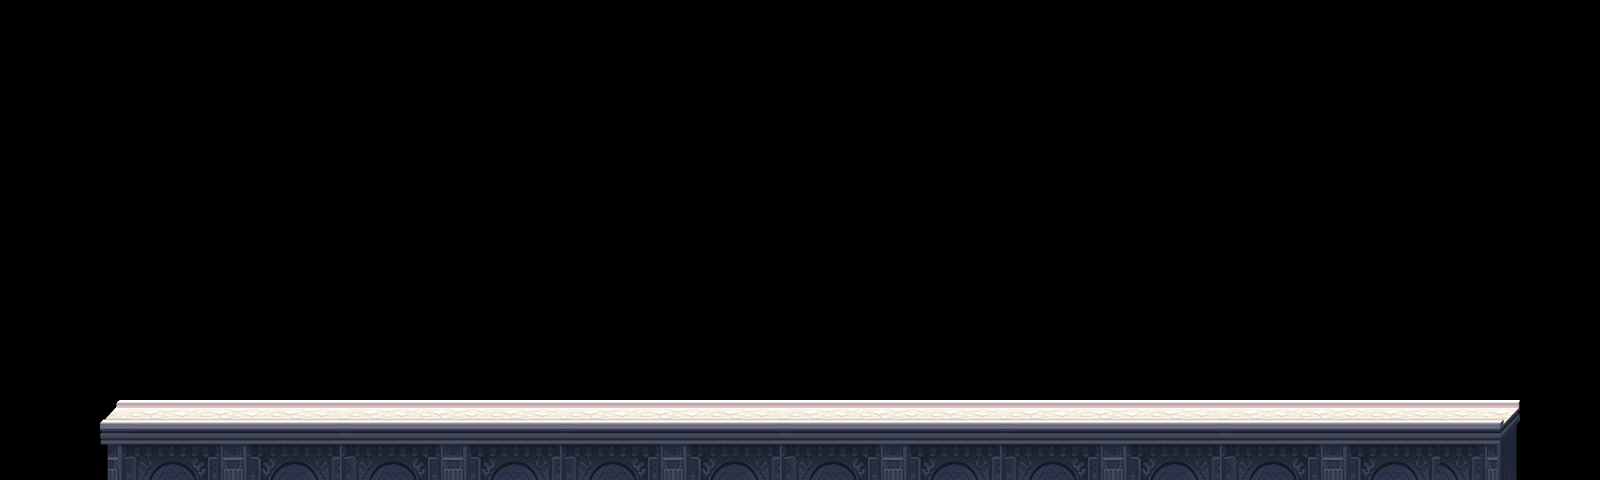

This is a level from a 2D game, rendered from its Tiled map with the project's own tilesets. A one-line summary and the map file follow, with tile-layer data summarised:
An orthogonal 80x12 tile map with 20x40 px tiles, 1 tile layer (块层 1) and 24 objects (12x 6, 5x 7, 4x 4, 13, 8).

<map version="1.0" orientation="orthogonal" width="80" height="12" tilewidth="20" tileheight="40">
 <tileset firstgid="1" name="road" tilewidth="20" tileheight="40">
  <image source="road.png" width="280" height="188" />
 </tileset>
 <layer name="块层 1" width="80" height="12">
  <data>[960 cells, 142 non-empty, 28 distinct tile ids]</data>
 </layer>
 <objectgroup name="collision" width="80" height="12">
  <object x="108" y="415" width="1404" height="67" />
 </objectgroup>
 <objectgroup name="items" width="80" height="12">
  <object type="4" x="612" y="320" />
  <object type="4" x="580" y="355" />
  <object type="4" x="648" y="355" />
  <object type="4" x="612" y="392" />
  <object type="6" x="1308" y="300" />
  <object type="6" x="1280" y="334" />
  <object type="6" x="1337" y="336" />
  <object type="6" x="1309" y="366" />
  <object type="7" x="1515" y="344" />
  <object type="7" x="1483" y="315" />
  <object type="7" x="1541" y="315" />
  <object type="7" x="1513" y="280" />
  <object type="13" x="280" y="320" />
  <object type="6" x="797" y="356" />
  <object type="6" x="768" y="320" />
  <object type="6" x="769" y="386" />
  <object type="6" x="740" y="354" />
  <object type="6" x="957" y="356" />
  <object type="6" x="928" y="320" />
  <object type="6" x="929" y="386" />
  <object type="6" x="900" y="354" />
 </objectgroup>
 <objectgroup name="enemy" width="80" height="12">
  <object type="7" x="460" y="360" />
  <object type="8" x="1060" y="240" />
 </objectgroup>
 <objectgroup name="up" width="80" height="12" />
</map>
